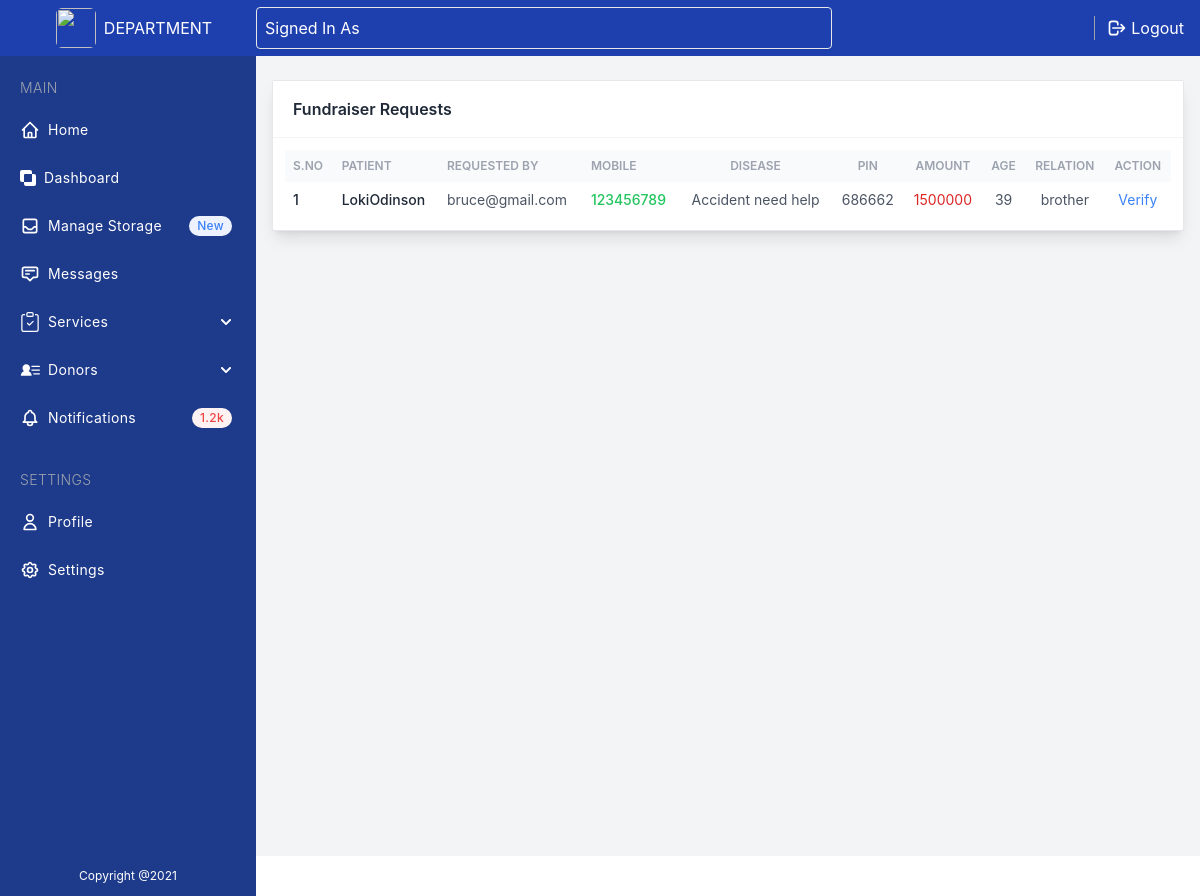
/view_fundraiser/, run on an earlier commit of the app's database.
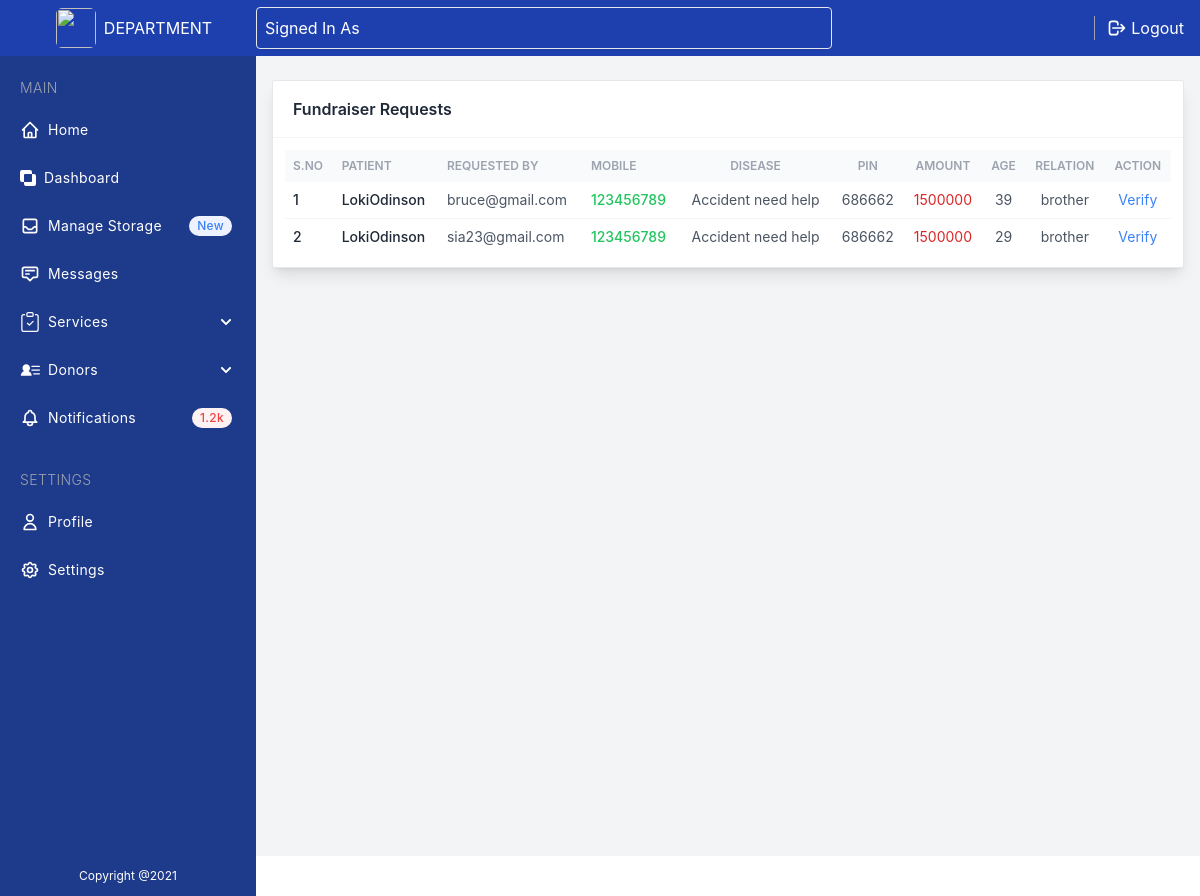
And on a later commit of the database.
### user/models.py (models this page shows, shortened)
class ReqCampaign (models.Model):
    user = models.ForeignKey(Donor, on_delete=models.CASCADE)
    fname = models.CharField(max_length=50)
    lname = models.CharField(max_length=50)
    age = models.CharField(max_length=2)
    place = models.CharField(max_length=50)
    pin = models.CharField(max_length=6)
    mob = models.CharField(max_length=15, null=True)
    amount = models.CharField(max_length=10)
    description = models.CharField(max_length=200)
    hospital = models.CharField(max_length=100)
    rwithpatient = models.CharField(max_length=10, null=True)
    documentpic = models.FileField(null=True)
    patientpic = models.FileField(null=True)
    status = models.CharField(max_length=40, null=True)
    date = models.DateTimeField(auto_now_add=True)
    departmentremark = models.CharField(max_length=300, null=True)
    adminremark = models.CharField(max_length=300, null=True)
    updationdate = models.DateField(null=True)

class Donor (models.Model):
    user = models.ForeignKey(User, on_delete=models.CASCADE)
    contact = models.CharField(max_length=15, null=True)
    place = models.CharField(max_length=50)
    userpin = models.CharField(max_length=6)
    userpic = models.FileField(null=True)
    userbloodgroup = models.CharField(max_length=10)
    userdob = models.CharField(max_length=2)
    regdate = models.DateTimeField(auto_now_add=True)
    def __str__(self):
        return self.user.username

### department/views.py (the view)
# urls.py: path('view_fundraiser/', views.view_fundraiser, name='view_fundraiser'),
def view_fundraiser(request):
    fundraiser = ReqCampaign.objects.filter(status = "pending")
    return render(request, 'dep_view_fundraisers.html', locals())

### templates/dep_view_fundraisers.html (shortened to what the changed rows need)
{% extends 'dep_base.html' %}
{% block content %}
{% load static %}
<section class="antialiased bg-gray-100 text-gray-600 h-screen ml-14 mt-14 mb-10 md:ml-64 px-4">
<div class="flex flex-col w-full pt-6 h-full">
    <div class="w-full mx-auto bg-white shadow-lg rounded-sm border border-gray-200">
        <header class="px-5 py-4 border-b border-gray-100">
            <h2 class="font-semibold text-gray-800">Fundraiser Requests</h2>
        </header>
        <div class="p-3">
            <div class="overflow-x-auto">
                <table class="table-auto w-full">
                    <thead class="text-xs font-semibold uppercase text-gray-400 bg-gray-50">
                        <tr>
                            <th class="p-2 whitespace-nowrap">
                                <div class="font-semibold text-left">S.No</div>
                            </th>
                            <th class="p-2 whitespace-nowrap">
                                <div class="font-semibold text-left">Patient</div>
                            </th>
                            <th class="p-2 whitespace-nowrap">
                                <div class="font-semibold text-left">Requested By</div>
                            </th>
                            <th class="p-2 whitespace-nowrap">
                                <div class="font-semibold text-left">Mobile</div>
                            </th>
                            <th class="p-2 whitespace-nowrap">
                                <div class="font-semibold text-center">Disease</div>
                            </th>
                            <th class="p-2 whitespace-nowrap">
                                <div class="font-semibold text-center">Pin</div>
                            </th>
                            <th class="p-2 whitespace-nowrap">
                                <div class="font-semibold text-center">Amount</div>
                            </th>
                            <th class="p-2 whitespace-nowrap">
                                <div class="font-semibold text-center">Age</div>
                            </th>
                            <th class="p-2 whitespace-nowrap">
                                <div class="font-semibold text-center">Relation</div>
                            </th>
                            <th class="p-2 whitespace-nowrap">
                                <div class="font-semibold text-center">Action</div>
                            </th>
                        </tr>
                    </thead>
                    <tbody class="text-sm divide-y divide-gray-100">
                        {% for i in fundraiser %}
                        <tr>
                            <td class="p-2 whitespace-nowrap">
                                <div class="flex items-center">
                                    <div class="font-medium text-gray-800">{{forloop.counter}}</div>
                                </div>
                            </td>
                            <td class="p-2 whitespace-nowrap">
                                <div class="flex items-center">
                                    <div class="font-medium text-gray-800">{{ i.fname }}{{ i.lname }}</div>
                                </div>
                            </td>
                            <td class="p-2 whitespace-nowrap">
                                <div class="text-left">{{i.user}}</div>
                            </td>
                            <td class="p-2 whitespace-nowrap">
                                <div class="text-left font-medium text-green-500">{{i.mob}}</div>
                            </td>
                            <td class="p-2 whitespace-nowrap">
                                <div class="text-md text-center">{{i.description}}</div>
                            </td>
                            <td class="p-2 whitespace-nowrap">
                                <div class="text-md text-center">{{i.pin}}</div>
                            </td>
                            <td class="p-2 whitespace-nowrap text-red-600">
                                <div class="text-md text-center">{{i.amount}}</div>
                            </td>
                            <td class="p-2 whitespace-nowrap">
                                <div class="text-md text-center">{{i.age}}</div>
                            </td>
                            <td class="p-2 whitespace-nowrap">
                                <div class="text-md text-center">{{i.rwithpatient}}</div>
                            </td>
                            <td class="p-2 whitespace-nowrap">
                                <div class="text-md text-center"><a href="{% url 'verify_fundraiser' i.id %}" class="text-blue-500 hover:text-blue-700">Verify</a> </div>
                            </td>
                        </tr>
                        {% endfor %}
                    </tbody>
                </table>
            </div>
        </div>
    </div>
</div>
</section>
{% endblock %}

What changed in the data, as far as the page shows it:
added ReqCampaign: fname "Loki", lname "Odinson", user "sia23@gmail.com", mob "123456789", description "Accident need help", pin "686662", amount "1500000", age "29", rwithpatient "brother"
